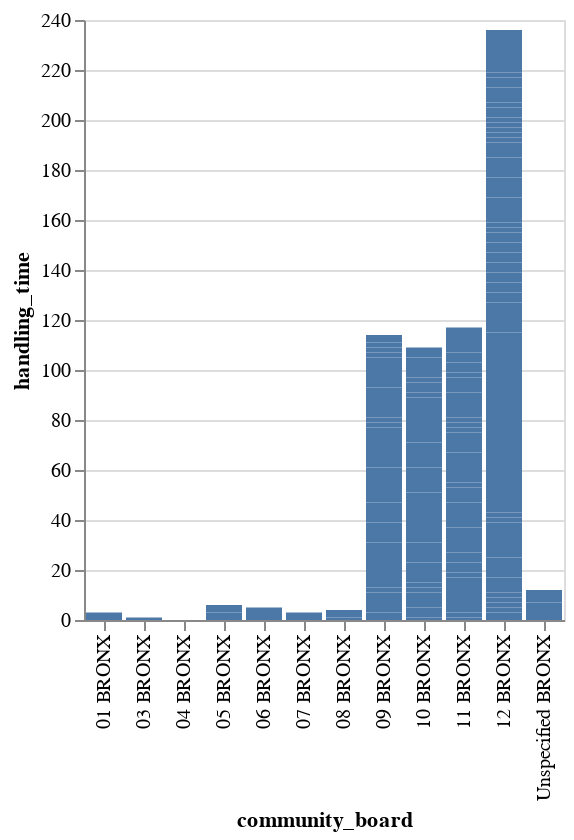

Here is the notebook cell this chart was saved with:
### Code cell
alt.Chart(dfStatus).mark_bar().encode(
    x='community_board',
    y='handling_time'
)

### Figure 1 — Vega-Lite specification as saved in the notebook (floating-point values rounded to 4 significant figures; data arrays with more than 128 entries replaced by an {"elided": "..."} marker saying what was removed)
{"config": {"view": {"continuousWidth": 400, "continuousHeight": 300}}, "data": {"name": "data-d2dbb8cb3cb01c60623064b331532653"}, "mark": "bar", "encoding": {"x": {"field": "community_board", "type": "nominal"}, "y": {"field": "handling_time", "type": "quantitative"}}, "$schema": "https://vega.github.io/schema/vega-lite/v4.17.0.json", "datasets": {"data-d2dbb8cb3cb01c60623064b331532653": {"elided": "314 records"}}}
